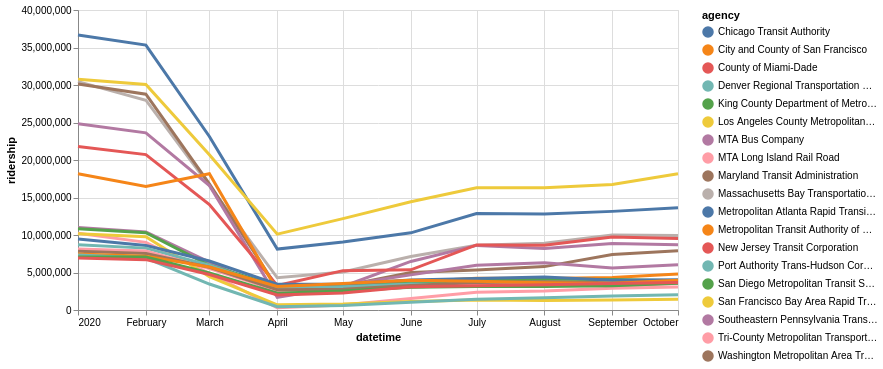

The Vega-Lite source for this figure:
### Vega-Lite specification from a JSON file in a GitHub repository (floating-point values rounded to 4 significant figures; data arrays with more than 128 entries replaced by an {"elided": "..."} marker saying what was removed)
{"config": {"view": {"continuousWidth": 400, "continuousHeight": 300}}, "layer": [{"mark": "circle", "encoding": {"color": {"type": "nominal", "field": "agency"}, "opacity": {"value": 0}, "tooltip": [{"type": "nominal", "field": "agency"}, {"type": "quantitative", "field": "ridership"}], "x": {"type": "temporal", "field": "datetime"}, "y": {"type": "quantitative", "field": "ridership"}}, "selection": {"selector067": {"type": "single", "on": "mouseover", "fields": ["agency"], "nearest": true}}, "width": 600}, {"mark": "line", "encoding": {"color": {"type": "nominal", "field": "agency"}, "size": {"condition": {"value": 1, "selection": {"not": "selector067"}}, "value": 3}, "tooltip": [{"type": "nominal", "field": "agency"}, {"type": "quantitative", "field": "ridership"}], "x": {"type": "temporal", "field": "datetime"}, "y": {"type": "quantitative", "field": "ridership"}}}], "data": {"name": "data-256ebe852f5b3a9c44c3b717c0b9c5be"}, "$schema": "https://vega.github.io/schema/vega-lite/v4.8.1.json", "datasets": {"data-256ebe852f5b3a9c44c3b717c0b9c5be": {"elided": "190 records"}}}
